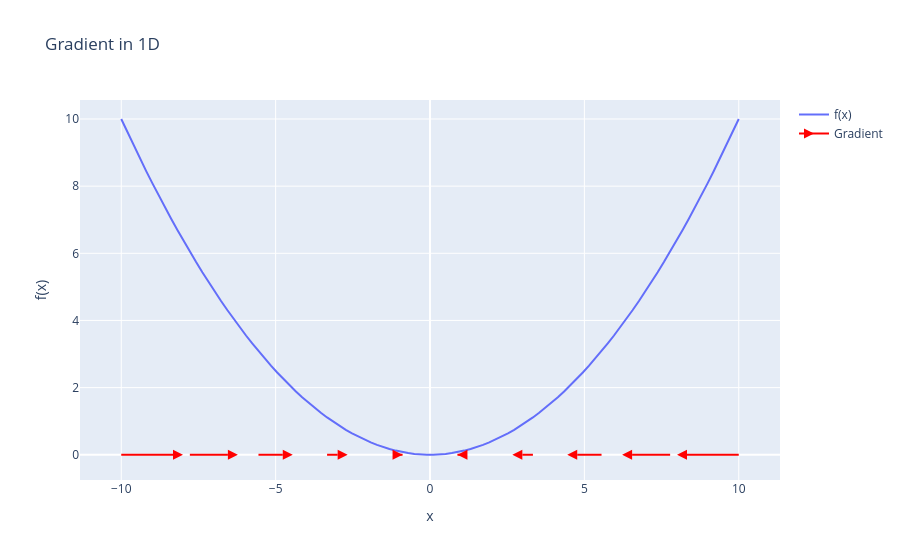

The notebook cell saved with this chart:
### Markdown cell above
If the gradient lives in the input space of our function, it means that in this $\mathbb{R}^1 \rightarrow \mathbb{R}^1$ case, the gradient is a 1D vector along the x-axis.

### Code cell
from utils import plot_gradient_1d

plot_gradient_1d(f, lambda x: df(-x), x=np.linspace(-10, 10, 100), n=10)

### Figure 1 — Plotly figure (JSON) as saved in the notebook; plotly's stock layout.template omitted (floating-point values rounded to 4 significant figures)
{"data": [{"mode": "lines", "name": "f(x)", "type": "scatter", "x": [-10.0, -9.798, -9.596, -9.394, -9.192, -8.99, -8.788, -8.586, -8.384, -8.182, -7.98, -7.778, -7.576, -7.374, -7.172, -6.97, -6.768, -6.566, -6.364, -6.162, -5.96, -5.758, -5.556, -5.354, -5.152, -4.949, -4.747, -4.545, -4.343, -4.141, -3.939, -3.737, -3.535, -3.333, -3.131, -2.929, -2.727, -2.525, -2.323, -2.121, -1.919, -1.717, -1.515, -1.313, -1.111, -0.9091, -0.7071, -0.5051, -0.303, -0.101, 0.101, 0.303, 0.5051, 0.7071, 0.9091, 1.111, 1.313, 1.515, 1.717, 1.919, 2.121, 2.323, 2.525, 2.727, 2.929, 3.131, 3.333, 3.535, 3.737, 3.939, 4.141, 4.343, 4.545, 4.747, 4.949, 5.152, 5.354, 5.556, 5.758, 5.96, 6.162, 6.364, 6.566, 6.768, 6.97, 7.172, 7.374, 7.576, 7.778, 7.98, 8.182, 8.384, 8.586, 8.788, 8.99, 9.192, 9.394, 9.596, 9.798, 10.0], "y": [10.0, 9.6, 9.208, 8.825, 8.449, 8.082, 7.723, 7.372, 7.029, 6.694, 6.368, 6.049, 5.739, 5.437, 5.143, 4.858, 4.58, 4.311, 4.05, 3.797, 3.552, 3.315, 3.086, 2.866, 2.654, 2.45, 2.254, 2.066, 1.887, 1.715, 1.552, 1.397, 1.25, 1.111, 0.9805, 0.8581, 0.7438, 0.6377, 0.5397, 0.45, 0.3683, 0.2949, 0.2296, 0.1724, 0.1235, 0.08264, 0.04999, 0.02551, 0.009183, 0.00102, 0.00102, 0.009183, 0.02551, 0.04999, 0.08264, 0.1235, 0.1724, 0.2296, 0.2949, 0.3683, 0.45, 0.5397, 0.6377, 0.7438, 0.8581, 0.9805, 1.111, 1.25, 1.397, 1.552, 1.715, 1.887, 2.066, 2.254, 2.45, 2.654, 2.866, 3.086, 3.315, 3.552, 3.797, 4.05, 4.311, 4.58, 4.858, 5.143, 5.437, 5.739, 6.049, 6.368, 6.694, 7.029, 7.372, 7.723, 8.082, 8.449, 8.825, 9.208, 9.6, 10.0]}, {"marker": {"angleref": "previous", "color": "red", "size": 10, "symbol": "arrow-bar-up"}, "mode": "markers+lines", "name": "Gradient", "showlegend": true, "type": "scatter", "x": [-10, -8], "y": [0, 0]}, {"marker": {"angleref": "previous", "color": "red", "size": 10, "symbol": "arrow-bar-up"}, "mode": "markers+lines", "name": "Gradient", "showlegend": false, "type": "scatter", "x": [-7.778, -6.222], "y": [0, 0]}, {"marker": {"angleref": "previous", "color": "red", "size": 10, "symbol": "arrow-bar-up"}, "mode": "markers+lines", "name": "Gradient", "showlegend": false, "type": "scatter", "x": [-5.556, -4.444], "y": [0, 0]}, {"marker": {"angleref": "previous", "color": "red", "size": 10, "symbol": "arrow-bar-up"}, "mode": "markers+lines", "name": "Gradient", "showlegend": false, "type": "scatter", "x": [-3.333, -2.667], "y": [0, 0]}, {"marker": {"angleref": "previous", "color": "red", "size": 10, "symbol": "arrow-bar-up"}, "mode": "markers+lines", "name": "Gradient", "showlegend": false, "type": "scatter", "x": [-1.111, -0.8889], "y": [0, 0]}, {"marker": {"angleref": "previous", "color": "red", "size": 10, "symbol": "arrow-bar-up"}, "mode": "markers+lines", "name": "Gradient", "showlegend": false, "type": "scatter", "x": [1.111, 0.8889], "y": [0, 0]}, {"marker": {"angleref": "previous", "color": "red", "size": 10, "symbol": "arrow-bar-up"}, "mode": "markers+lines", "name": "Gradient", "showlegend": false, "type": "scatter", "x": [3.333, 2.667], "y": [0, 0]}, {"marker": {"angleref": "previous", "color": "red", "size": 10, "symbol": "arrow-bar-up"}, "mode": "markers+lines", "name": "Gradient", "showlegend": false, "type": "scatter", "x": [5.556, 4.444], "y": [0, 0]}, {"marker": {"angleref": "previous", "color": "red", "size": 10, "symbol": "arrow-bar-up"}, "mode": "markers+lines", "name": "Gradient", "showlegend": false, "type": "scatter", "x": [7.778, 6.222], "y": [0, 0]}, {"marker": {"angleref": "previous", "color": "red", "size": 10, "symbol": "arrow-bar-up"}, "mode": "markers+lines", "name": "Gradient", "showlegend": false, "type": "scatter", "x": [10, 8], "y": [0, 0]}], "layout": {"title": {"text": "Gradient in 1D"}, "xaxis": {"title": {"text": "x"}}, "yaxis": {"title": {"text": "f(x)"}}}}
